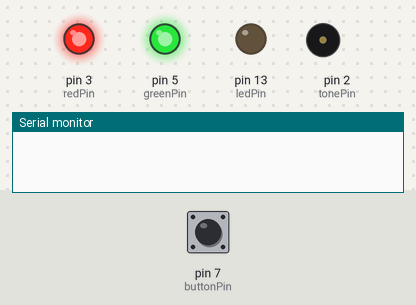
Simulated run of this sketch. Board: Arduino Uno, built with avr-gcc and run on an emulated ATmega328P. Shown: output pins drawn as LEDs (lit = HIGH), buzzer (waves = sounding), the last lines printed to the serial monitor. Dashed ring = blinking. The test bench sets the inputs (shaded band); at power-on: pin 7 (buttonPin) HIGH.

Above: at 1.2 s.
1.3 s: pin 7 (buttonPin) pulled LOW for 0.15 s
At 1.37 s:
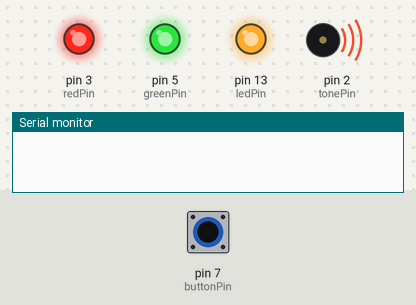
3.4 s: pin 7 (buttonPin) pulled LOW for 1 s
At 4.86 s:
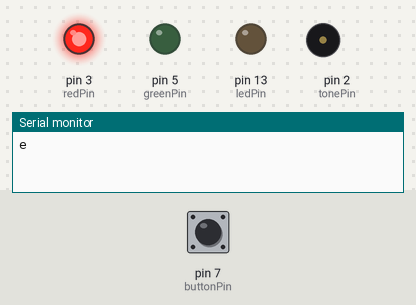
6.4 s: pin 7 (buttonPin) pulled LOW for 3.2 s
At 7.7 s:
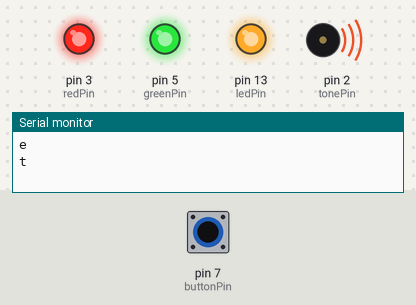
11.6 s: pin 7 (buttonPin) pulsed LOW 5 times (0.12 s each, 0.3 s apart)
At 11.66 s:
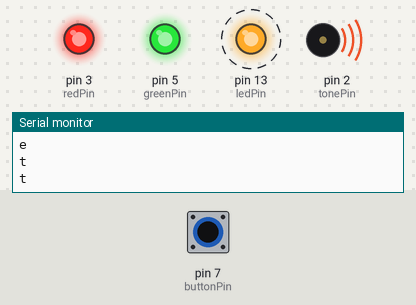
14.6 s: pin 7 (buttonPin) pulsed LOW 2 times (0.12 s each, 0.3 s apart)
At 16.0 s:
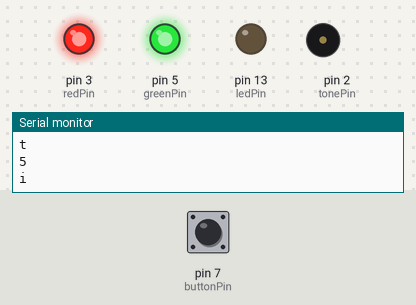
Timing chart, 0 to 17.6 s (numbered marks = the images above; inputs shaded):
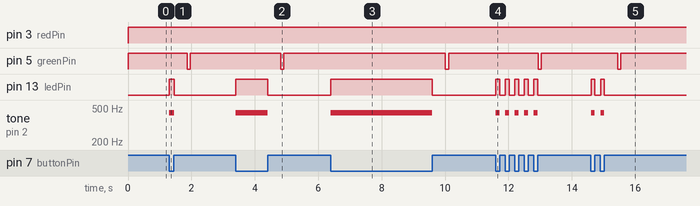

The sketch:

TheHelloWorldMorseCodeGame_ProtoSnap.ino
```cpp
/* http://en.wikipedia.org/wiki/Morse_code */
//Sparkfun DesignWest 2013 Challenge
//Author: Mathew Fleisch
//Title: The "Hello World" Morse Code Game
//This program uses Sparkfun's ProtoSnap board or other arduino board
//with a button, buzzer, and rgb led attached to the specified pins below.
//The concept of the program is to input morse code via a button, and have
//a function encode, then decode a sequence of 1-5 button presses into
//an english character. The letter is then printed to the serial monitor
//and a green light blips, if a character is correctly identified; a red
//light blips and an error is printed to the serial monitor, if no match
//was found. To make game around only using the board, a user can spell
//"hello world" and a different tone will play, as well as a chromatic-
//like tone-blips as each letter is spelled correctly. If the user spells
//the target word (target because you the programmer, can change "hello
//world" to any other string of chars) incorrectly, they have to start
//at the beginning of the game, with the first letter.
//Note: My button and RGB LED were both backwards via code, so you might
//      need to adjust some variables to get your board to work correctly.
//      (0 == Pressed, 1 == Not Pressed for buttons; and HIGH on the RGB
//      LED meant off in my tests) I included comments and left the
//      important traces commented out in the following code, so that you
//      can debug the code easier, for your system.
//I don't know morse code, and this is my first project, so I apologize
//if I accidentally duplicated somebody else's game/program and/or if I
//did something silly or wrong. I hope you enjoy and can rerun my code
//on your own board.
//~Mathew

const int buttonPin = 7;
const int tonePin =  2;
const int ledPin = 13;
const int greenPin = 5;
const int redPin = 3;
const int tonePitch = 440;
const int delayTime = 40; //Minimum time between sequences
const char letters[36] = {'a', 'b', 'c', 'd', 'e', 'f', 'g', 'h', 'i', 'j', 'k', 'l', 'm', 'n', 'o', 'p', 'q', 'r', 's', 't', 'u', 'v', 'w', 'x', 'y', 'z', '1', '2', '3', '4', '5', '6', '7', '8', '9', '0'};
const int* mcode[36];
const int mcode0[5]  = {1, 2, 0, 0, 0}; //a
const int mcode1[5]  = {2, 1, 1, 1, 0}; //b
const int mcode2[5]  = {2, 1, 2, 1, 0}; //c
const int mcode3[5]  = {2, 1, 1, 0, 0}; //d
const int mcode4[5]  = {1, 0, 0, 0, 0}; //e
const int mcode5[5]  = {1, 1, 2, 1, 0}; //f
const int mcode6[5]  = {2, 2, 1, 0, 0}; //g
const int mcode7[5]  = {1, 1, 1, 1, 0}; //h
const int mcode8[5]  = {1, 1, 0, 0, 0}; //i
const int mcode9[5]  = {1, 2, 2, 2, 0}; //j
const int mcode10[5] = {2, 1, 2, 0, 0}; //k
const int mcode11[5] = {1, 2, 1, 1, 0}; //l
const int mcode12[5] = {2, 2, 0, 0, 0}; //m
const int mcode13[5] = {2, 1, 0, 0, 0}; //n
const int mcode14[5] = {2, 2, 2, 0, 0}; //o
const int mcode15[5] = {1, 2, 2, 1, 0}; //p
const int mcode16[5] = {2, 2, 1, 2, 0}; //q
const int mcode17[5] = {1, 2, 1, 0, 0}; //r
const int mcode18[5] = {1, 1, 1, 0, 0}; //s
const int mcode19[5] = {2, 0, 0, 0, 0}; //t
const int mcode20[5] = {1, 1, 2, 0, 0}; //u
const int mcode21[5] = {1, 1, 1, 2, 0}; //v
const int mcode22[5] = {1, 2, 2, 0, 0}; //w
const int mcode23[5] = {2, 1, 1, 2, 0}; //x
const int mcode24[5] = {2, 1, 2, 2, 0}; //y
const int mcode25[5] = {2, 2, 1, 1, 0}; //z

const int mcode26[5] = {1, 2, 2, 2, 2}; //1
const int mcode27[5] = {1, 1, 2, 2, 2}; //2
const int mcode28[5] = {1, 1, 1, 2, 2}; //3
const int mcode29[5] = {1, 1, 1, 1, 2}; //4
const int mcode30[5] = {1, 1, 1, 1, 1}; //5
const int mcode31[5] = {2, 1, 1, 1, 1}; //6
const int mcode32[5] = {2, 2, 1, 1, 1}; //7
const int mcode33[5] = {2, 2, 2, 1, 1}; //8
const int mcode34[5] = {2, 2, 2, 2, 1}; //9
const int mcode35[5] = {2, 2, 2, 2, 2}; //0

int charsInGame = 10;
char game[] = "helloworld";
int crnt = 0;

int buttonState = 0;
int delayTrack = 0;
int tmpSeq[5];
int seqIndex = 0;

void setup() {
  pinMode(tonePin, OUTPUT);
  pinMode(ledPin, OUTPUT);
  pinMode(greenPin, OUTPUT);
  pinMode(redPin, OUTPUT);
  pinMode(buttonPin, INPUT);
  mcode[0]  = mcode0;
  mcode[1]  = mcode1;
  mcode[2]  = mcode2;
  mcode[3]  = mcode3;
  mcode[4]  = mcode4;
  mcode[5]  = mcode5;
  mcode[6]  = mcode6;
  mcode[7]  = mcode7;
  mcode[8]  = mcode8;
  mcode[9]  = mcode9;
  mcode[10] = mcode10;
  mcode[11] = mcode11;
  mcode[12] = mcode12;
  mcode[13] = mcode13;
  mcode[14] = mcode14;
  mcode[15] = mcode15;
  mcode[16] = mcode16;
  mcode[17] = mcode17;
  mcode[18] = mcode18;
  mcode[19] = mcode19;
  mcode[20] = mcode20;
  mcode[21] = mcode21;
  mcode[22] = mcode22;
  mcode[23] = mcode23;
  mcode[24] = mcode24;
  mcode[25] = mcode25;
  mcode[26] = mcode26;
  mcode[27] = mcode27;
  mcode[28] = mcode28;
  mcode[29] = mcode29;
  mcode[30] = mcode30;
  mcode[31] = mcode31;
  mcode[32] = mcode32;
  mcode[33] = mcode33;
  mcode[34] = mcode34;
  mcode[35] = mcode35;
  Serial.begin(9600);
}
void loop(){
  //My button was backwards (0 == Pressed, 1 == Not Pressed),
  //so remove the bangs in front of the var 'buttonState',
  //if your button works correctly.
  buttonState = digitalRead(buttonPin);

  //My LEDs were also backwards, so I set them to "HIGH" to turn them off
  //You will need to invert HIGH/LOW for red/green pins, if your LEDs act normally.
  digitalWrite(greenPin, HIGH);
  digitalWrite(redPin, HIGH);
  int timeTrack = 0;
  int stopSequence = 0;


  if (!buttonState) {
    //While the button is pressed, keep track of how much time has passed and play a tone.
    while(!buttonState) {
      //the debug light works normally
      digitalWrite(ledPin, HIGH);
      tone(tonePin, tonePitch);
      timeTrack++;
      delay(10);
      buttonState = digitalRead(buttonPin);
    }

    /*
    //This trace will tell you how long the button has been pressed so far
    Serial.print("Length: ");
    Serial.print(timeTrack);
    Serial.println("");
    */
    if(!stopSequence) {
      if(timeTrack < 20) {
        //The button has been pressed for less than 20 units, so record a "dit" or 1
        //Serial.println("dit");
        tmpSeq[seqIndex] = 1;
      } else {
        //The button has been pressed for more than 20 units, so record a "dah" or 2
        //Serial.println("dah");
        tmpSeq[seqIndex] = 2;
      }
      seqIndex++;
    }
    digitalWrite(ledPin, LOW);
    noTone(tonePin);

  } else {
    delayTrack = 0;
    while(buttonState) {
      delayTrack++;
      delay(10);
      buttonState = digitalRead(buttonPin);
      if(delayTrack) {

        if(delayTrack > delayTime || seqIndex > 4) {
          stopSequence = 1;
          /*
          Serial.print("Delayed: ");
          Serial.print(delayTrack);
          Serial.println("");
          */
        } else {
          stopSequence = 0;
        }
        if(stopSequence) {
          int i;
          //this loop sets the rest of the temp sequence to 0
          for(i = seqIndex; i < 5; i++) { tmpSeq[i] = 0; }

          /*
          //This trace will loop through the temp sequence,
          //and print 1, 2 or 0 (dit, dah, empty)
          for(i = 0; i < 5; i++) {
            if(tmpSeq[0]) {
              Serial.print(tmpSeq[i]);
              if(i != 4) {
                Serial.print(",  ");
              }
            }
          }
          if(tmpSeq[0]) { Serial.println(""); }
          */
          if(tmpSeq[0]) {
            int crntLetter = getLetter(tmpSeq);
            if(crntLetter > -1) {
              digitalWrite(greenPin, LOW);
              delay(100);
              digitalWrite(greenPin, HIGH);
              Serial.print(letters[crntLetter]);
              //The actual game starts here
              if(letters[crntLetter] == game[crnt]) {
                tone(tonePin, (crnt*100), 30);
                crnt++;
                if(crnt == charsInGame) {
                  digitalWrite(greenPin, LOW);
                  tone(tonePin, 880, 500);
                }
              } else {
                crnt = 0;
              }
              if(crnt) {
                Serial.print(" +");
              }
              //End of game... not too long eh?
              Serial.println("");
            } else {
              tone(tonePin, 100, 100);
              digitalWrite(redPin, LOW);
              delay(100);
              digitalWrite(redPin, HIGH);
              Serial.println("Could not find match...");
            }
          }
          seqIndex = 0;
        }
      }
    }
    digitalWrite(ledPin, LOW);
    noTone(tonePin);
  }
}

int getLetter(int tmpSeq[5]) {
  int j,k,found;
  found = -1;
    for(j = 0; j < 36; j++) { //letters array
      for(k = 0; k < 5; k++) { //blips from individual letter
            /*
            //This trace will show you each comparison before it happens, for each letter
            Serial.print(letters[j]);
            Serial.print(": ");
            Serial.print(mcode[j][k]);
            Serial.print(" ?= ");
            Serial.print(tmpSeq[k]);
            */
          if(mcode[j][k] == tmpSeq[k]) {
            //Serial.print(" True");
          } else {
            //Serial.print(" False");
            //Serial.println("");
            break;
          }
          //Serial.println("");

          //The loop has gone all the way through the target sequence,
          //without throwing a false, so letters[j] must be the target letter
          if(k == 4) {
            found = j;
            break;
          }
      }
    }
  //Serial.println("");
  return found;
}
```

Measured:
- after the input at 1.3 s, pin 5 (greenPin): HIGH → LOW after 0.56 s, → HIGH 0.10 s later; pin 13 (ledPin): LOW → HIGH at once, → LOW 0.15 s later; tone on pin 2 (tonePin): silent → 440 Hz at once, → silent 0.15 s later
- after the input at 3.4 s, pin 5 (greenPin): HIGH → LOW after 1.4 s, → HIGH 0.10 s later; pin 13 (ledPin): LOW → HIGH at once, → LOW 1.0 s later; tone on pin 2 (tonePin): silent → 440 Hz at once, → silent 1.0 s later
- after the input at 6.4 s, pin 5 (greenPin): HIGH → LOW after 3.6 s, → HIGH 0.10 s later; pin 13 (ledPin): LOW → HIGH at once, → LOW 3.2 s later; tone on pin 2 (tonePin): silent → 440 Hz at once, → silent 3.2 s later
- after the input at 11.6 s, pin 5 (greenPin): HIGH → LOW after 1.3 s, → HIGH 0.10 s later; pin 13 (ledPin): alternates HIGH for 0.12 s and LOW for 0.18 s, 10 changes in all, then stays LOW, starting at once; tone on pin 2 (tonePin): alternates 440 Hz for 0.12 s and silent for 0.18 s, 10 changes in all, then stays silent, starting at once
- after the input at 14.6 s, pin 5 (greenPin): HIGH → LOW after 0.84 s, → HIGH 0.10 s later; pin 13 (ledPin): alternates HIGH for 0.12 s and LOW for 0.18 s, 4 changes in all, then stays LOW, starting at once; tone on pin 2 (tonePin): alternates 440 Hz for 0.12 s and silent for 0.18 s, 4 changes in all, then stays silent, starting at once
